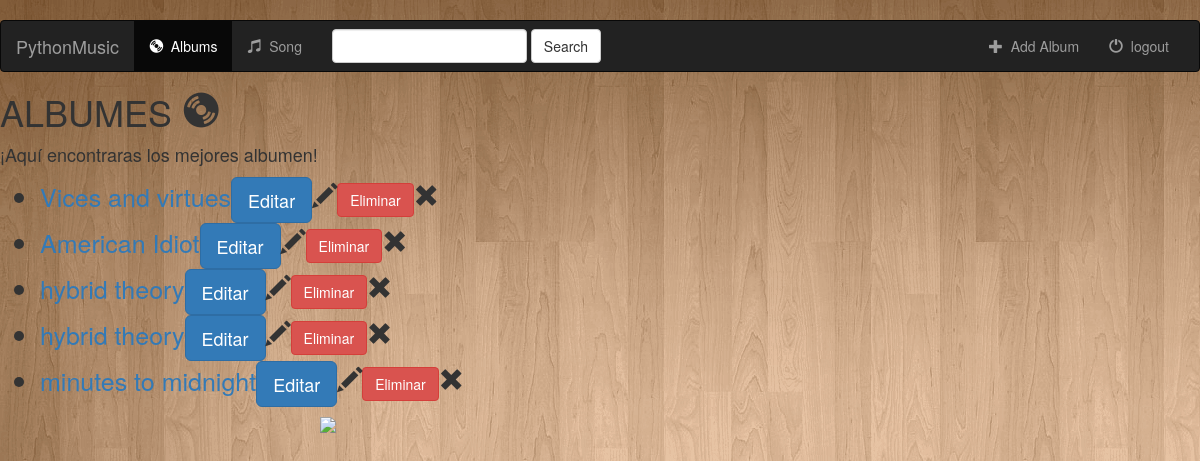
Page /music/ on the earlier database version.
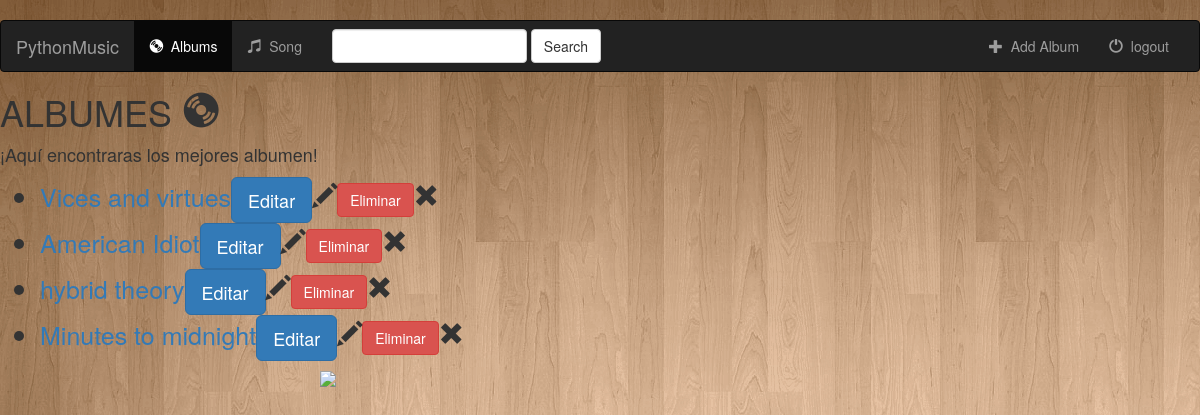
Same page on the later database version.
### music/models.py (models this page shows, shortened)
class Album(models.Model):
    artist = models.CharField(max_length=250)
    album_title = models.CharField(max_length=500)
    genre = models.CharField(max_length=100)
    album_logo = models.FileField()

### music/views.py (the view)
class IndexView(generic.ListView):
    template_name = 'music/index.html'
    def get_queryset(self):
        return Album.objects.all()

### music/templates/music/index.html (shortened to what this page needs)
<!DOCTYPE html>
<html lang="en">
<head>
</head>
<body>
{% extends 'music/base.html' %}
{% block  body %}
    <h1>ALBUMES
    <span class="glyphicon glyphicon-cd" aria-hidden="true"></span>
    </h1>
    <p><font size="4">¡Aquí encontraras los mejores albumen!</font></p>
    <ul>
        {% for album in object_list %}
        <li style="font-size:25px"><a href = "{% url 'music:detail' album.id %}"> {{ album.album_title }}</a><button class="btn btn-primary btn-lg" type="submit"> Editar</button><span class="glyphicon glyphicon-pencil" aria-hidden="true"></span><button type="button" class="btn btn-danger">Eliminar</button><span class="glyphicon glyphicon-remove" aria-hidden="true"></span></li>
        {% endfor %}
   </ul>
<div id="OverviewText4">
  <img style="display:block;margin-left:320px" src="https://encrypted-tbn0.gstatic.com/images?q=tbn:ANd9GcQNLb3ZSMbUWzxND9q221N3gBtvSKVDi_Rpx7gZlD51OACPP7my" />
</div>
{% endblock %}

Differences in the rows shown:
removed Album: album_title "hybrid theory"
changed Album: album_title "minutes to midnight" → "Minutes to midnight"
